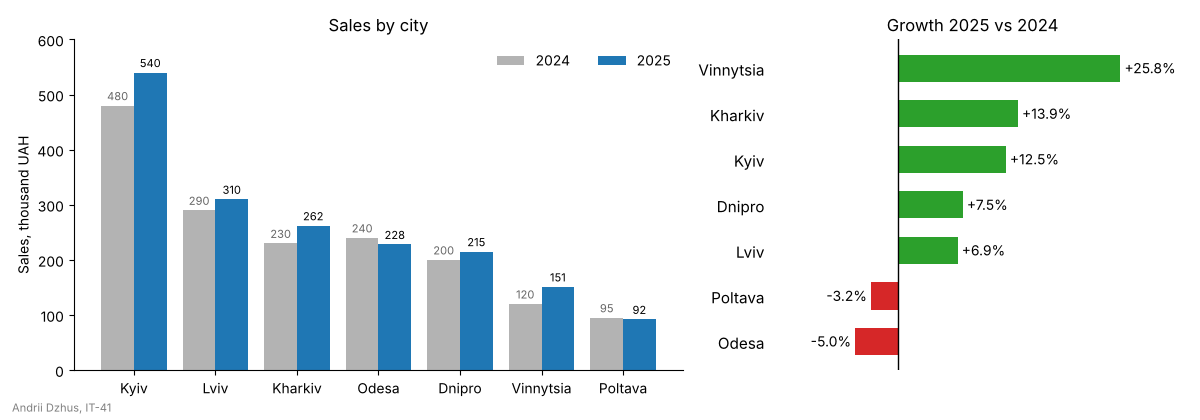

Here is the Python script that generated this plot:
import matplotlib.pyplot as plt
import numpy as np

STUDENT_NAME = "Andrii Dzhus"   # ім'я та прізвище транслітерацією
STUDENT_GROUP = "IT-41"   # група

cities = ["Lviv", "Poltava", "Kyiv", "Odesa", "Dnipro", "Kharkiv", "Vinnytsia"]
# продажі, тис. грн
sales_2024 = np.array([290, 95, 480, 240, 200, 230, 120])
sales_2025 = np.array([310, 92, 540, 228, 215, 262, 151])

cities = np.array(cities)

fig, (ax_sales, ax_growth) = plt.subplots(
    1, 2, figsize=(12, 4.2), gridspec_kw={"width_ratios": [3, 2]}
)

# --- ліворуч: згруповані стовпчики, міста за продажами 2025 року ---
order = np.argsort(sales_2025)[::-1]
x = np.arange(cities.size)
width = 0.4

bars_2024 = ax_sales.bar(x - width / 2, sales_2024[order], width, color="0.7", label="2024")
bars_2025 = ax_sales.bar(x + width / 2, sales_2025[order], width, color="tab:blue", label="2025")
ax_sales.bar_label(bars_2024, padding=2, fontsize=8, color="0.4")
ax_sales.bar_label(bars_2025, padding=2, fontsize=8)

ax_sales.set_xticks(x, cities[order])
ax_sales.set_ylim(0, 600)
ax_sales.set_ylabel("Sales, thousand UAH")
ax_sales.set_title("Sales by city")
ax_sales.spines[["top", "right"]].set_visible(False)
ax_sales.legend(loc="upper right", ncol=2, frameon=False)

# --- праворуч: зростання, %, впорядковане за зростанням ---
growth = (sales_2025 / sales_2024 - 1) * 100
growth_order = np.argsort(growth)          # barh: найбільше значення - вгорі
values = growth[growth_order]
colors = np.where(values >= 0, "tab:green", "tab:red")

bars = ax_growth.barh(cities[growth_order], values, color=colors, height=0.6)
ax_growth.bar_label(bars, labels=[f"{v:+.1f}%" for v in values], padding=3)
ax_growth.axvline(0, color="black", linewidth=1)

ax_growth.set_xlim(values.min() * 3, values.max() * 1.25)
ax_growth.set_xticks([])
ax_growth.tick_params(axis="y", length=0, labelsize=11)
ax_growth.spines[:].set_visible(False)
ax_growth.set_title("Growth 2025 vs 2024")

fig.text(0.01, 0.02, f"{STUDENT_NAME}, {STUDENT_GROUP}", fontsize=8, color="gray")
fig.tight_layout(rect=(0, 0.02, 1, 1))

fig.savefig("task_1.png", dpi=100)
plt.show()
